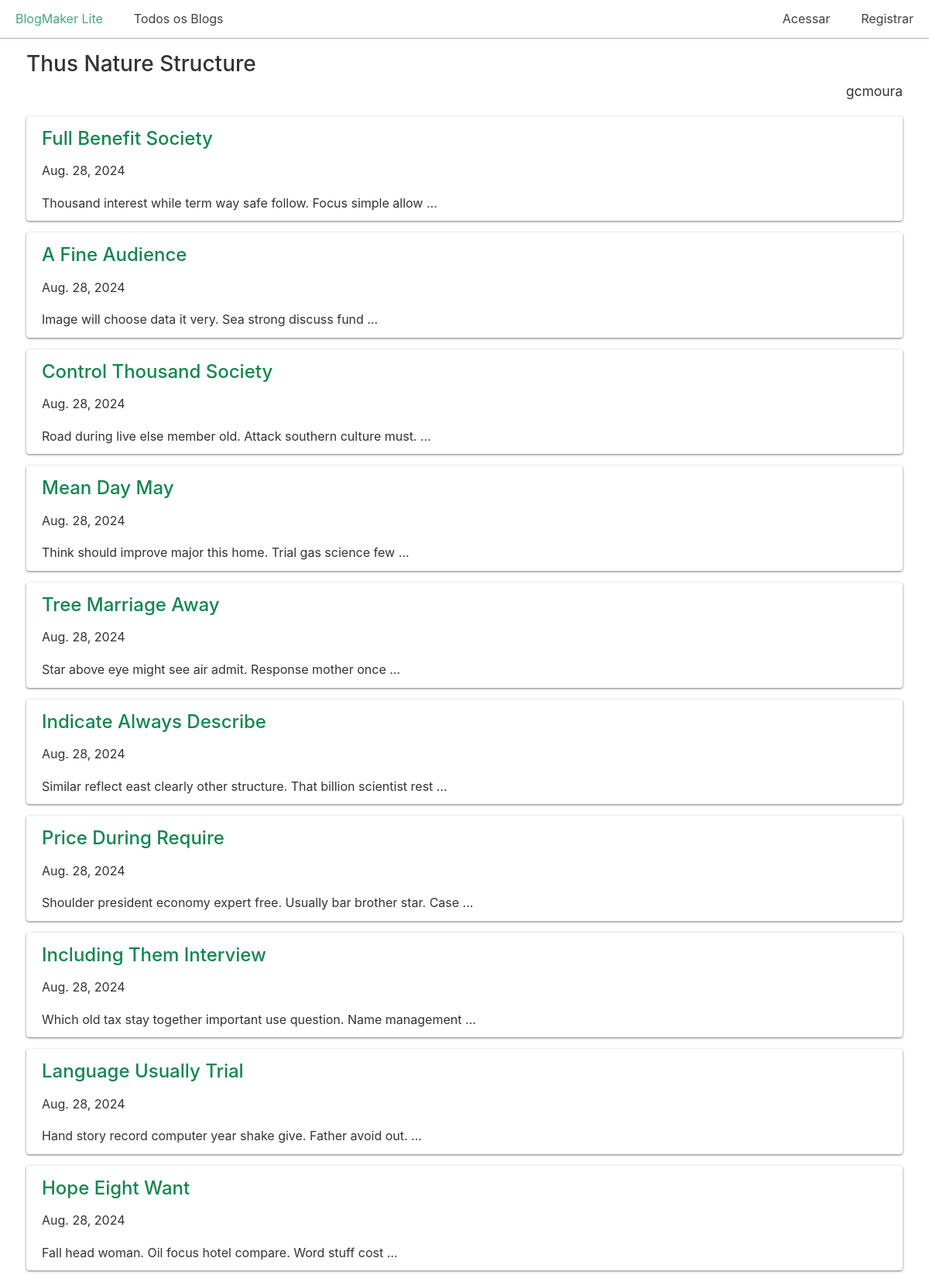
The app's page /blogs/5/ with its own data.
### blogs/models.py (models this page shows, shortened)
class Blog(models.Model):
    title = models.CharField(max_length=200)
    description = models.TextField()
    date_added = models.DateTimeField(auto_now_add=True)
    owner = models.ForeignKey(User, on_delete=models.CASCADE) ## adicionado para controlar o 'dono' do Blog

class BlogPost(models.Model):
    title = models.CharField(max_length=500)
    body = models.TextField()
    blog = models.ForeignKey(Blog, on_delete=models.CASCADE)
    date_added = models.DateTimeField(auto_now_add=True)

### blogs/views.py (the view)
# urls.py: path("blogs/<int:blog_id>/", views.blog, name="blog"),
def blog(request, blog_id):
    blog = Blog.objects.get(id=blog_id)
    posts = blog.blogpost_set.all()
    context = {
        "blog": blog,
        "posts": posts,
    }
    return render(request, "blogs/blog.html", context)

### blogs/templates/blogs/blog.html (shortened to what this page needs)
{% extends "blogs/base.html" %}
{% block content %}
  <h2>{{ blog.title }}</h2>
  <p class="text-right blog-owner">{{ blog.owner.username }}</p>
  {% for post in posts %}
    <div class="card">
      <header>
        <h3><a href="{% url 'blogs:post' post.id %}">
            {{ post.title }}</a></h3>
      </header>
      <p>{{ post.date_added|date:"DATE_FORMAT"}}</p>
      <p>{{ post.body|truncatewords:10 }}</p>
    </div>
  {% empty %}
    <h3>Nenhum artigo foi postado ainda para este blog.</h3>
  {% endfor %}
{% endblock content %}

### css/chota.css (style rules this page uses)
:root { --bg-color: #fff; --bg-secondary-color: #f3f3f6; --color-primary: #14854f; --color-lightGrey: #d2d6dd; --color-grey: #747681; --color-darkGrey: #3f4144; --color-error: #d43939; --color-success: #28bd14; --grid-maxWidth: 120rem; --grid-gutter: 2rem; --font-size: 1.6rem; --font-color: #333; --font-family-sans: -apple-system, "BlinkMacSystemFont", "Avenir", "Avenir Next", "Segoe UI", "Roboto", "Oxygen", "Ubuntu", "Cantarell", "Fira Sans", "Droid Sans", "Helvetica Neue", sans-serif; --font-family-mono: monaco, "Consolas", "Lucida Console", monospace; }
html { -webkit-box-sizing: border-box; box-sizing: border-box; font-size: 62.5%; line-height: 1.15; -webkit-text-size-adjust: 100%; -moz-text-size-adjust: 100%; -ms-text-size-adjust: 100%; text-size-adjust: 100%; }
*, *::before, *::after { -webkit-box-sizing: inherit; box-sizing: inherit; }
body { background-color: var(--bg-color); line-height: 1.6; font-size: var(--font-size); color: var(--font-color); font-family: "Segoe UI", "Helvetica Neue", sans-serif; font-family: var(--font-family-sans); margin: 0; padding: 0; }
h1, h2, h3, h4, h5, h6 { font-weight: 500; margin: 0.35em 0 0.7em; }
h2 { font-size: 1.75em; }
h3 { font-size: 1.5em; }
a { color: var(--color-primary); text-decoration: none; }
p { margin-top: 0; }
::placeholder { color: #bdbfc4; }
.card { padding: 1rem 2rem; border-radius: 4px; background: var(--bg-color); -webkit-box-shadow: 0 1px 3px var(--color-grey); box-shadow: 0 1px 3px var(--color-grey); }
.card p:last-child { margin: 0; }
.card header > * { margin-top: 0; margin-bottom: 1rem; }
.text-right { text-align: right; }

### css/custom.css (style rules this page uses)
.card { margin-bottom: 15px; }
p.blog-owner { font-size: 1.75rem; margin-top: -20px; }

### records on screen
Blog: title "Thus Nature Structure", owner.username "gcmoura"
BlogPost: title "Full Benefit Society", date_added "Aug. 28, 2024", body "Thousand interest while term way safe follow. Focus simple allow …"
BlogPost: title "A Fine Audience", date_added "Aug. 28, 2024", body "Image will choose data it very. Sea strong discuss fund …"
BlogPost: title "Control Thousand Society", date_added "Aug. 28, 2024", body "Road during live else member old. Attack southern culture must. …"
BlogPost: title "Mean Day May", date_added "Aug. 28, 2024", body "Think should improve major this home. Trial gas science few …"
BlogPost: title "Tree Marriage Away", date_added "Aug. 28, 2024", body "Star above eye might see air admit. Response mother once …"
BlogPost: title "Indicate Always Describe", date_added "Aug. 28, 2024", body "Similar reflect east clearly other structure. That billion scientist rest …"
BlogPost: title "Price During Require", date_added "Aug. 28, 2024", body "Shoulder president economy expert free. Usually bar brother star. Case …"
BlogPost: title "Including Them Interview", date_added "Aug. 28, 2024", body "Which old tax stay together important use question. Name management …"
BlogPost: title "Language Usually Trial", date_added "Aug. 28, 2024", body "Hand story record computer year shake give. Father avoid out. …"
BlogPost: title "Hope Eight Want", date_added "Aug. 28, 2024", body "Fall head woman. Oil focus hotel compare. Word stuff cost …"
